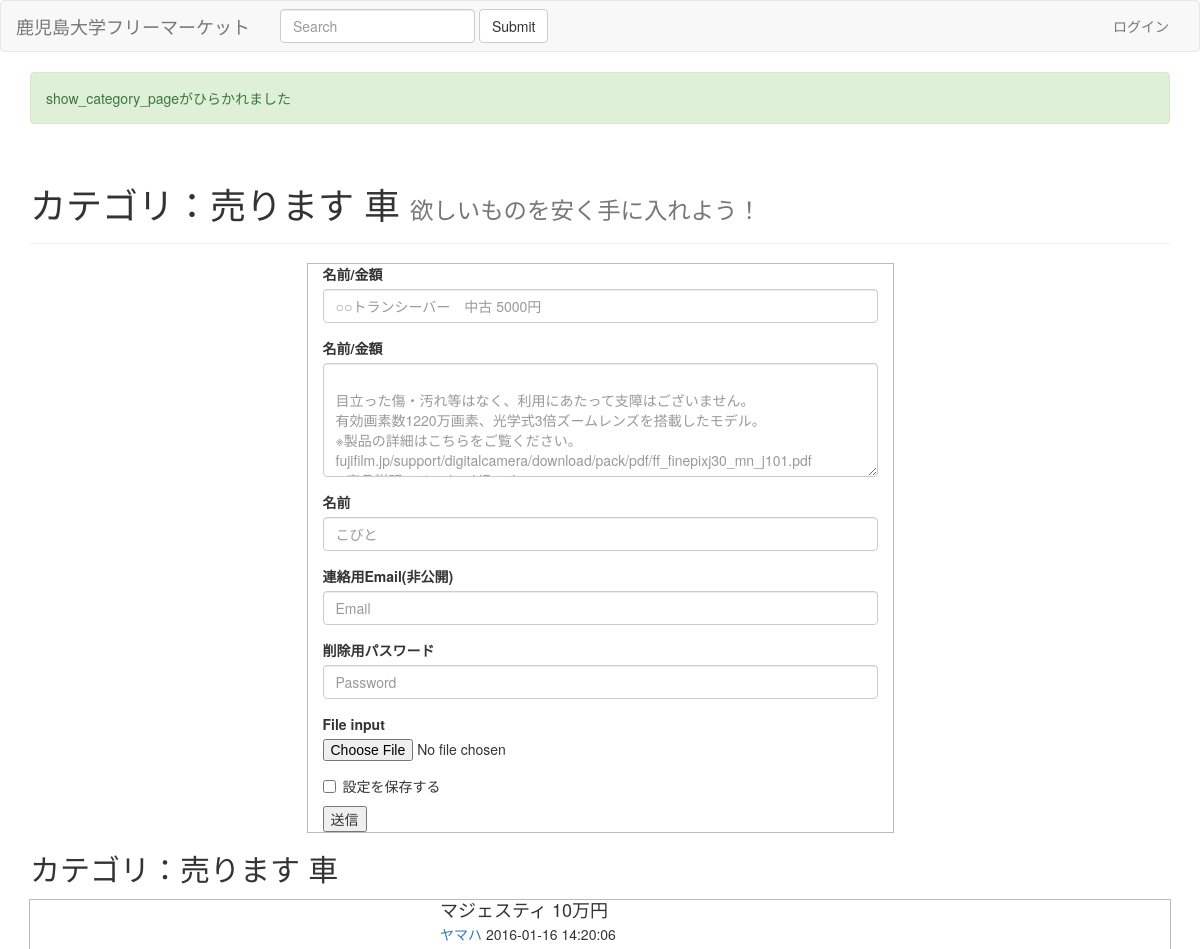
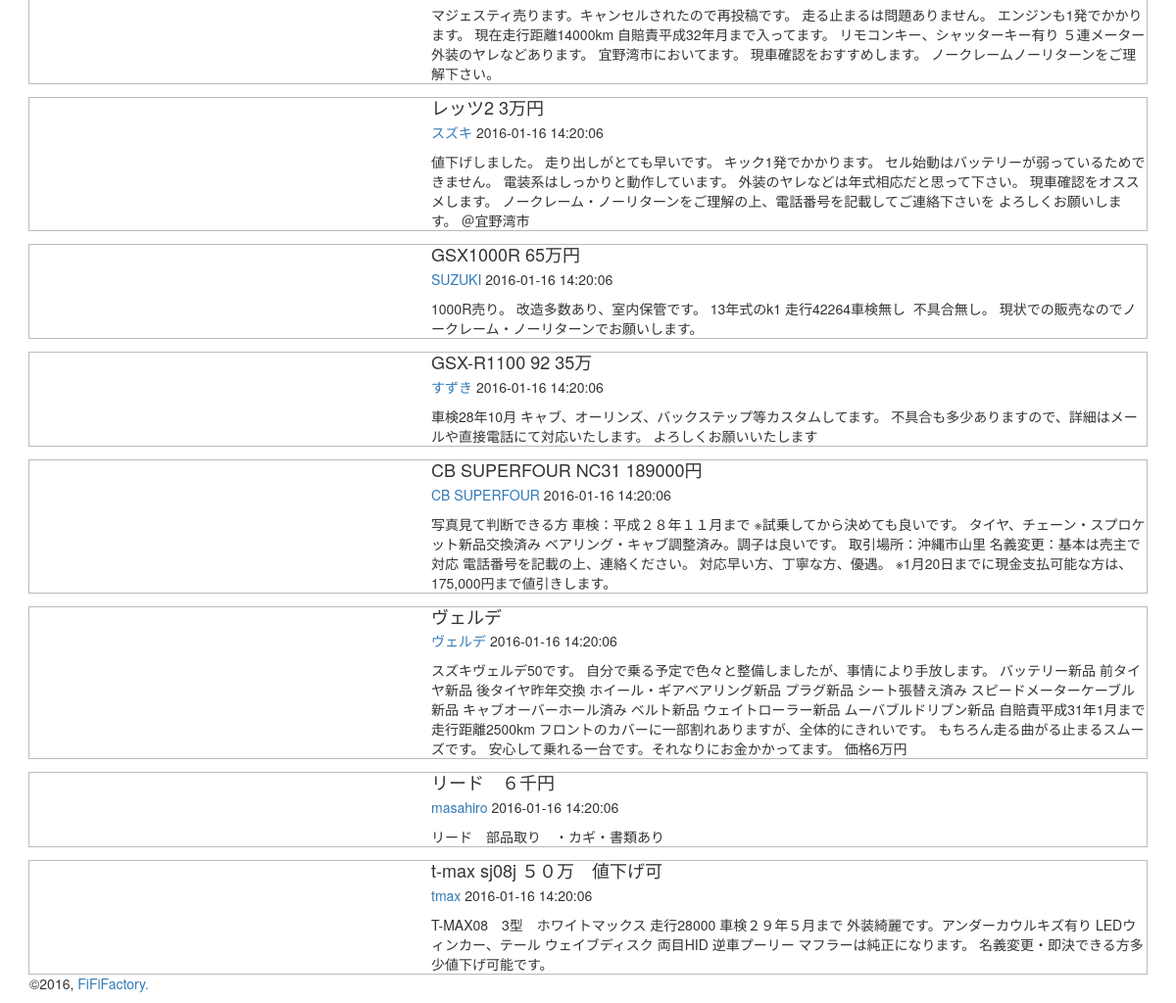
The page /category/car on the database its author committed (2 pictures, top to bottom).
### tables this page shows
CREATE TABLE entries_demo (
  id integer primary key autoincrement,
  category string not null,
  title string not null,
  text string not null,
  imagename string not null,
  username string,
  mail string,
  password string  ,
  timestamp  string DEFAULT CURRENT_TIMESTAMP
);

### flaskr.py (the view)
@app.route('/category/<category_name>')
def show_category_page(category_name):
    base = 'select %s from entries_demo order by id desc'
    elem = ','.join(KEYS)
    query = base % elem
    cur = g.db.execute(query)
    entries = [dict(zip(KEYS, row)) for row in cur.fetchall() if row[CATEGORY_NUM] == category_name]
    for search_category in CATEGORIES:
        if search_category["name"] == category_name:
            category = search_category
    flash(u'show_category_pageがひらかれました')
    return render_template('category_page.html', entries=entries, category=category)

### flaskr.py (called while the page is built)
def connect_db():
    return sqlite3.connect(app.config['DATABASE'])

@app.before_request
def before_request():
    print '__before_request()__'
    g.db = connect_db()

@app.teardown_request
def teardown_request(exception):
    print __name__
    db = getattr(g, 'db', None)
    if db is not None:
        db.close()

### templates/category_page.html (shortened to what this page needs)
{% extends "layout.html" %}
{% block header %}
<div class="container">
    <div class="page-header">
        <h1>カテゴリ：{{category.text}}  <small>欲しいものを安く手に入れよう！</small></h1>
    </div>
</div>
{% endblock header %}
{% block main %}
<div class="container">
    <div class="row">
        <div class="col-xs-8 col-xs-offset-2 col-md-6 col-md-offset-3" id="upload-form">
            <form action="{{ url_for('add_entry') }}" method="post" enctype="multipart/form-data">
                <div class="form-group">
                    <label for="exampleInputName1">名前/金額</label>
                    <input name="title" type="text" class="form-control" id="exampleInputName1"
                           placeholder="○○トランシーバー　中古 5000円">
                </div>
                <div class="form-group">
                    <label for="exampleInputName2">名前/金額</label>
            <textarea name="text" class="form-control" rows="5" id="exampleInputName2" placeholder="
目立った傷・汚れ等はなく、利用にあたって支障はございません。
有効画素数1220万画素、光学式3倍ズームレンズを搭載したモデル。
※製品の詳細はこちらをご覧ください。
fujifilm.jp/support/digitalcamera/download/pack/pdf/ff_finepixj30_mn_j101.pdf
↑商品説明のメーカーHPです。
・カメラ本体
・純正充電池
・充電器（社外品）
・説明書
・CD
・ストラップ
            "></textarea>
                </div>
                <div class="form-group">
                    <label for="exampleInputName3">名前</label>
                    <input name="username" type="text" class="form-control" id="exampleInputName3"
                           placeholder="こびと">
                </div>
                <div class="form-group">
                    <label for="exampleInputEmail1">連絡用Email(非公開)</label>
                    <input name="mail" type="mail" class="form-control" id="exampleInputEmail1" placeholder="Email">
                </div>
                <div class="form-group">
                    <label for="exampleInputPassword1">削除用パスワード</label>
                    <input name="password" type="password" class="form-control" id="exampleInputPassword1"
                           placeholder="Password">
                </div>
                <div class="form-group">
                    <label for="exampleInputFile">File input</label>
                    <input name="file" type="file" id="exampleInputFile" onchange="preview(this)">
                </div>
                <div class="checkbox">
                    <label><input name="save" type="checkbox">設定を保存する</label>
                </div>
                <input type="submit" value="送信">
            </form>
        </div>
    </div>
</div>
<div class="container">
    <h2>カテゴリ：{{category.text}}</h2>
    {% for entry in entries %}
    <div class="media outline1">
        {% if entry.imgname != '' %}
        <div class="media-left">
        </div>
        {% endif %}
        <div class="media-body ">
            <h4 class="media-heading">{{ entry.title}}</h4>
            <p><a href="#">{{ entry.username }}</a> {{entry.timestamp}}</p>
            {{ entry.text | safe }}
        </div>
    </div>
    {% endfor %}
</div>
{% endblock main %}

### templates/layout.html (shortened to what this page needs)
{% extends "bootstrap/base.html" %}
{% import "bootstrap/fixes.html" as fixes %}
{% block head %}
{{super()}}
{% endblock %}
{%- block styles %}
{{ super() }}
<link rel=stylesheet type=text/css href="{{ url_for('static', filename='css/user_style.css') }}">
{%- endblock styles %}
{% block navbar %}
<nav class="navbar navbar-default">
    <div class="container-fluid">
        <div class="navbar-header">
            <a class="navbar-brand" href="{{ url_for('top_page') }}">鹿児島大学フリーマーケット</a>
        </div>
        <div class="collapse navbar-collapse" id="bs-example-navbar-collapse-1">
            <form class="navbar-form navbar-left" role="search">
                <div class="form-group">
                    <input type="text" class="form-control" placeholder="Search">
                </div>
                <button type="submit" class="btn btn-default">Submit</button>
            </form>
            <ul class="nav navbar-nav navbar-right">
                {% if not session.logged_in %}
                <li><a href="{{ url_for('login') }}">ログイン</a></li>
                    {% else %}
                <li><a href="{{ url_for('logout') }}">ログアウト</a><</li>
                {% endif %}
            </ul>
        </div>
    </div>
</nav>
{%- endblock navbar %}
{% block content %}
{% block flush %}
<div class="container">
    {% for message in get_flashed_messages() %}
    <div class="alert alert-success" role="alert">{{ message }}</div>
    {% endfor %}
</div>
{% endblock flush %}
{% block header %}{% endblock header %}
{% block main %}{% endblock main %}
{% block footer %}
<div class="container">
    <p>©2016, <a href="http://fififactory.com/">FiFiFactory.</a></p>
</div>
{% endblock footer %}
{% endblock　content %}

### static/css/user_style.css (style rules this page uses)
html { background-color:#fff; //width:80%; //margin:0 auto; }
.outline1 { outline: 1px solid #bbb; }
#upload-form { outline: 1px solid #bbb; }

### rows shown on the page
entries_demo: title "マジェスティ 10万円", username "ヤマハ", timestamp "2016-01-16 14:20:06", text "マジェスティ売ります。キャンセルされたので再投稿です。 走る止まるは問題ありません。 エンジンも1発でかかります。 現在走行距離14000km 自賠責平成32年月まで入ってます。 リモコンキー、シャッターキー有り ５連メーター 外装のヤレなどあります。 宜野湾市においてます。 現車確認をおすすめします。 ノークレームノーリターンをご理解下さい。"
entries_demo: title "レッツ2 3万円", username "スズキ", timestamp "2016-01-16 14:20:06", text "値下げしました。 走り出しがとても早いです。 キック1発でかかります。 セル始動はバッテリーが弱っているためできません。 電装系はしっかりと動作しています。 外装のヤレなどは年式相応だと思って下さい。 現車確認をオススメします。 ノークレーム・ノーリターンをご理解の上、電話番号を記載してご連絡下さいを よろしくお願いします。 ＠宜野湾市"
entries_demo: title "GSX1000R 65万円", username "SUZUKI", timestamp "2016-01-16 14:20:06", text "1000R売り。 改造多数あり、室内保管です。 13年式のk1 走行42264車検無し 不具合無し。 現状での販売なのでノークレーム・ノーリターンでお願いします。"
entries_demo: title "GSX-R1100 92 35万", username "すずき", timestamp "2016-01-16 14:20:06", text "車検28年10月 キャブ、オーリンズ、バックステップ等カスタムしてます。 不具合も多少ありますので、詳細はメールや直接電話にて対応いたします。 よろしくお願いいたします"
entries_demo: title "CB SUPERFOUR NC31 189000円", username "CB SUPERFOUR", timestamp "2016-01-16 14:20:06", text "写真見て判断できる方 車検：平成２８年１１月まで ※試乗してから決めても良いです。 タイヤ、チェーン・スプロケット新品交換済み ベアリング・キャブ調整済み。調子は良いです。 取引場所：沖縄市山里 名義変更：基本は売主で対応 電話番号を記載の上、連絡ください。 対応早い方、丁寧な方、優遇。 ※1月20日までに現金支払可能な方は、 175,000円まで値引きします。"
entries_demo: title "ヴェルデ", username "ヴェルデ", timestamp "2016-01-16 14:20:06", text "スズキヴェルデ50です。 自分で乗る予定で色々と整備しましたが、事情により手放します。 バッテリー新品 前タイヤ新品 後タイヤ昨年交換 ホイール・ギアベアリング新品 プラグ新品 シート張替え済み スピードメーターケーブル新品 キャブオーバーホール済み ベルト新品 ウェイトローラー新品 ムーバブルドリブン新品 自賠責平成31年1月まで 走行距離2500km フロントのカバーに一部割れありますが、全体的にきれいです。 もちろん走る曲がる止まるスムーズです。 安心して乗れる一台です。それなりにお金かかってます。 価格6万円"
entries_demo: title "リード ６千円", username "masahiro", timestamp "2016-01-16 14:20:06", text "リード 部品取り ・カギ・書類あり"
entries_demo: title "t-max sj08j ５０万 値下げ可", username "tmax", timestamp "2016-01-16 14:20:06", text "T-MAX08 3型 ホワイトマックス 走行28000 車検２９年５月まで 外装綺麗です。アンダーカウルキズ有り LEDウィンカー、テール ウェイブディスク 両目HID 逆車プーリー マフラーは純正になります。 名義変更・即決できる方多少値下げ可能です。"

### other values the page prints
{{ message }} "show_category_pageがひらかれました"
{{ category.text }} "売ります 車"
